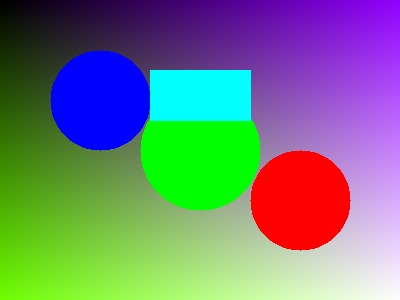
#> input picture Hafta_5/5.1/sample.jpg, 400 x 300 px, given in place of dama.jpg, which was not available
$ python main.py
#> lines starting #> are read from the running program, lines starting #| are printed output that depends on the picture; after the words box and inside, x2 and y2 are one past the last pixel; in counts of white or black regions, pixels touching at a corner belong together
#!/usr/bin/env python3
"""
======================================================================================
DERS  : Görüntü İşleme (EBLG351)
ÖDEV  : 2.3 (2. Hafta 3. Ödev)
KONU  : Dört Parçanın Histogramını Thread ile Hesaplayıp Birleştirme
YAZAR : aliensarsen
======================================================================================

Bu betik:
 1. Görüntüyü 4 eşit kadrana böler.
 2. 4 thread kullanarak her parçanın 256 seviyeli histogramını bağımsız olarak hesaplar.
 3. Parça histogramlarını toplayarak ana görüntü histogramını elde eder.
 4. Bütün görüntünün doğrudan hesaplanan histogramı ile parça toplamını karşılaştırır (Doğrulama: Fark = 0).
 5. Histogram grafiğini oluşturup cikti/histogram.png olarak kaydeder.
"""

import argparse
from concurrent.futures import ThreadPoolExecutor
from pathlib import Path
import cv2
import numpy as np


def hesapla_histogram(gri: np.ndarray) -> np.ndarray:
    """0-255 aralığındaki piksel sayılarını hesaplar."""
    return np.bincount(gri.ravel(), minlength=256)


def bol_dort(gri: np.ndarray):
    h, w = gri.shape
    mid_y, mid_x = h // 2, w // 2
    return [
        gri[:mid_y, :mid_x],
        gri[:mid_y, mid_x:],
        gri[mid_y:, :mid_x],
        gri[mid_y:, mid_x:]
    ]


def parca_histogramlari(gri: np.ndarray, paralel: bool = True):
    parcalar = bol_dort(gri)
    if paralel:
        with ThreadPoolExecutor(max_workers=4) as havuz:
            return list(havuz.map(hesapla_histogram, parcalar))
    return [hesapla_histogram(p) for p in parcalar]


def histogram_ciz(histogram: np.ndarray) -> np.ndarray:
    """OpenCV ile temiz bir histogram grafiği matrisi üretir."""
    h, w = 400, 512
    grafik = np.zeros((h, w), dtype=np.uint8)
    olcekli = cv2.normalize(histogram.astype(np.float32), None, 0, h - 35, cv2.NORM_MINMAX).ravel()

    for i, val in enumerate(olcekli):
        cv2.line(grafik, (i * 2, h - 1), (i * 2, h - 1 - int(val)), 255, 1)

    cv2.putText(grafik, "Gri Seviye Histogrami (4 Parca Birlestirildi)", (10, 25), cv2.FONT_HERSHEY_SIMPLEX, 0.55, 255, 1)
    cv2.putText(grafik, "0", (4, h - 6), cv2.FONT_HERSHEY_SIMPLEX, 0.4, 180, 1)
    cv2.putText(grafik, "255", (w - 40, h - 6), cv2.FONT_HERSHEY_SIMPLEX, 0.4, 180, 1)
    return grafik


def main():
    parser = argparse.ArgumentParser(description="Parça histogramlarını paralel hesapla ve birleştir.")
    parser.add_argument("girdi", nargs="?", type=Path, default=Path(__file__).parent / "dama.jpg")
    parser.add_argument("cikti", nargs="?", type=Path, default=Path(__file__).parent / "cikti")
    args = parser.parse_args()

    gri = cv2.imread(str(args.girdi), cv2.IMREAD_GRAYSCALE)
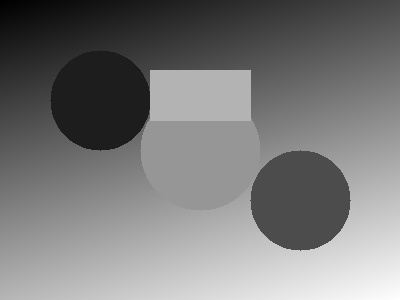
#> gri: shape (300, 400); min 0, max 254, mean 121.8
    if gri is None:
        raise SystemExit(f"Görüntü okunamadı: {args.girdi}")

    # Parça histogramları
    parcalar = parca_histogramlari(gri, paralel=True)
#> in parca_histogramlari, `parcalar = bol_dort(gri)`: parcalar = 4 items
#> parcalar = 4 items
    birlesik_hist = np.sum(parcalar, axis=0)
#> birlesik_hist = 256 values, max 8894 at index 150, min 0 at index 255, mean 468.8

    # Tam görüntü histogramı
    tam_hist = hesapla_histogram(gri)
#> tam_hist has the same summary as birlesik_hist

    # Doğrulama
    esit_mi = np.array_equal(birlesik_hist, tam_hist)
#> esit_mi = True
    assert esit_mi, "Hata: Parça toplamı ile tam görüntü histogramı uyuşmuyor!"

    args.cikti.mkdir(parents=True, exist_ok=True)
    cv2.imwrite(str(args.cikti / "histogram.png"), histogram_ciz(birlesik_hist))
#> in histogram_ciz, `olcekli = cv2.normalize(histogram.astype(np.float32), None, 0, h - 35,..`: olcekli = 256 values, max 365 at index 150, min 0 at index 255, mean 19.24
#> the loop in histogram_ciz, `for i, val in enumerate(olcekli):` made 256 passes
#> val on passes 1 to 3: 0.369, 0.821, 0.985
#> after the loop in histogram_ciz, `for i, val in enumerate(olcekli):`:
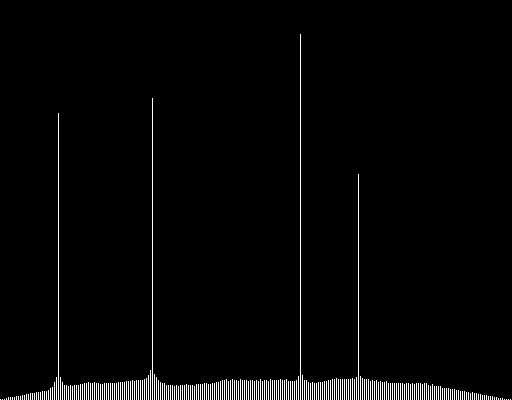
#> grafik: shape (400, 512); 2.5% white in thin lines or dots
#> in histogram_ciz, `cv2.putText(grafik, "Gri Seviye Histogrami (4 Parca Birlestirildi)", (..`:
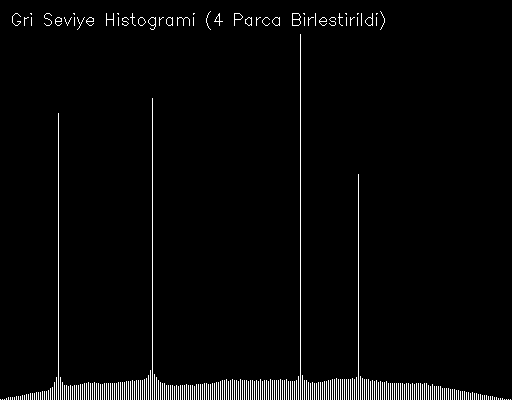
#> grafik: shape (400, 512); 2.9% white in thin lines or dots
#> in histogram_ciz, `cv2.putText(grafik, "0", (4, h - 6), cv2.FONT_HERSHEY_SIMPLEX, 0.4, 18..`: grafik: shape (400, 512); 0.01% of pixels changed, all inside (x1, y1, x2, y2) = (5, 386, 12, 395)
#> in histogram_ciz, `cv2.putText(grafik, "255", (w - 40, h - 6), cv2.FONT_HERSHEY_SIMPLEX, ..`: grafik: shape (400, 512); min 0, max 255, mean 7.4

    rapor = (
        f"Ödev 2.3 Histogram Birleştirme Doğrulama Raporu:\n"
        f"  * Toplam İşlenen Piksel Sayısı: {int(birlesik_hist.sum()):,} piksel\n"
        f"  * Parça Histogramı Toplamı == Tüm Görüntü Histogramı: {esit_mi} (Fark = 0)\n"
        f"  * Çıktı: cikti/histogram.png başarıyla kaydedildi.\n"
    )
    print(rapor)
#| Ödev 2.3 Histogram Birleştirme Doğrulama Raporu:
#|   * Toplam İşlenen Piksel Sayısı: 120,000 piksel
#|   * Parça Histogramı Toplamı == Tüm Görüntü Histogramı: True (Fark = 0)
#|   * Çıktı: cikti/histogram.png başarıyla kaydedildi.
    with open(args.cikti / "histogram_thread_cikti.txt", "w", encoding="utf-8") as f:
        f.write(rapor)


if __name__ == "__main__":
    main()
